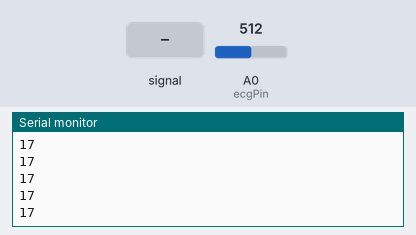
A sketch run on a simulated ESP8266 (NodeMCU). Shown: the last lines printed to the serial monitor. The inputs (shaded band) are chosen by the test bench; at power-on: A0 (ecgPin) = 512. WiFi joins after 1.5 s; servers stay silent unless stated.

Above: at 2.7 s.
2.8 s: A0 (ecgPin) fed a 200 Hz sine of ±81 counts around its level
4.3 s: A0 (ecgPin) set to 716
At 5.0 s:
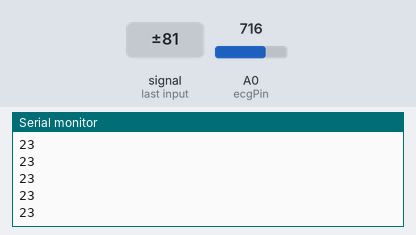
5.8 s: A0 (ecgPin) fed a 1000 Hz sine of ±255 counts around its level
At 6.69 s:
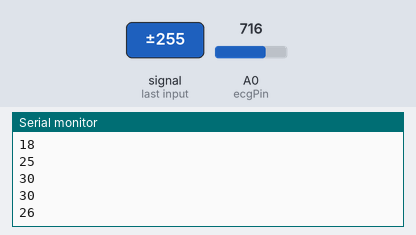
7.3 s: A0 (ecgPin) set to 1023
At 7.9 s:
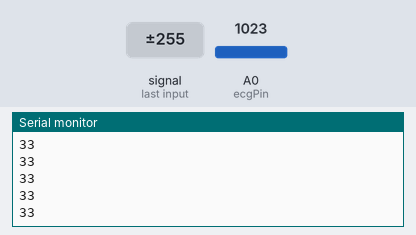
Timing chart, 0 to 9.8 s (numbered marks = the images above; inputs shaded):
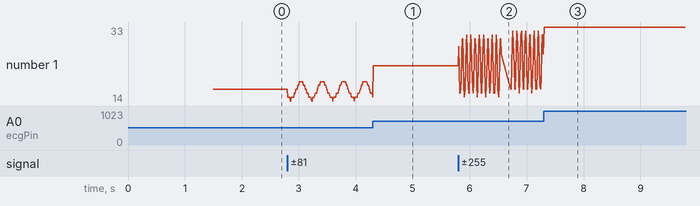

Measured:
- after the input at 4.3 s, the serial monitor: prints a new line at once (image 1)
- after the input at 5.8 s, the serial monitor: prints a new line at once (image 2)
- after the input at 7.3 s, the serial monitor: prints a new line at once (image 3)
- plotted number 1: 17 → 15 after the input at 2.8 s, 15 → 23 after the input at 4.3 s, 23 → 26 after the input at 5.8 s, 26 → 33 after the input at 7.3 s

The sketch:

HeartBeat.ino
```cpp
#include <Arduino.h>
#if defined(ESP32)
  #include <WiFi.h>
#elif defined(ESP8266)
  #include <ESP8266WiFi.h>
#endif
#include <Firebase_ESP_Client.h>
//Provide the token generation process info.
#include "addons/TokenHelper.h"
//Provide the RTDB payload printing info and other helper functions.
#include "addons/RTDBHelper.h"

#define WIFI_SSID "realme 8i"
#define WIFI_PASSWORD "1234512345"

// Insert Firebase project API Key
#define API_KEY ""

// Insert RTDB URLefine the RTDB URL */
#define DATABASE_URL ""

//Define Firebase Data object
FirebaseData fbdo;
FirebaseAuth auth;
FirebaseConfig config;
int ecgPin = A0;
int previous_ecg = 0;
int ecgValue = 0;
String Array[500];
void setup(){
  Serial.begin(115200);
  pinMode(ecgPin,INPUT);
  WiFi.begin(WIFI_SSID, WIFI_PASSWORD);
  Serial.print("Connecting to Wi-Fi");
  while (WiFi.status() != WL_CONNECTED){
    Serial.print(".");
  }
  Serial.println();
  Serial.println("Connected Successfully");

  /* Assign the api key (required) */
  config.api_key = API_KEY;

  /* Assign the RTDB URL (required) */
  config.database_url = DATABASE_URL;
  if(Firebase.signUp(&config, &auth,"","")){
    Serial.println("success");
  }else{
    Serial.println("not succeed");
  }
  config.token_status_callback = tokenStatusCallback;
  Firebase.begin(&config, &auth);
}
void loop() {
  previous_ecg = analogRead(ecgPin) >> 4;
  for (int i = 0; i < 500; i++) {
    ecgValue = analogRead(ecgPin) >> 4;
    ecgValue = previous_ecg / 2 + (ecgValue - 30) / 2;
    Array[i] = ecgValue;
    Serial.println(ecgValue);
    delay(10);
  }
  Firebase.RTDB.setInt(&fbdo, "ecgData/ecgValue", ecgValue);
}
 /* if (Firebase.RTDB.setJSON(&fbdo, "ecgData/ecgvalue", json)) {
    Serial.println("Data set successfully");
  } else {
    Serial.println("Failed to set data");
    Serial.println(fbdo.errorReason());
  }
  delay(10 * 60 * 1000);
}*/
```
